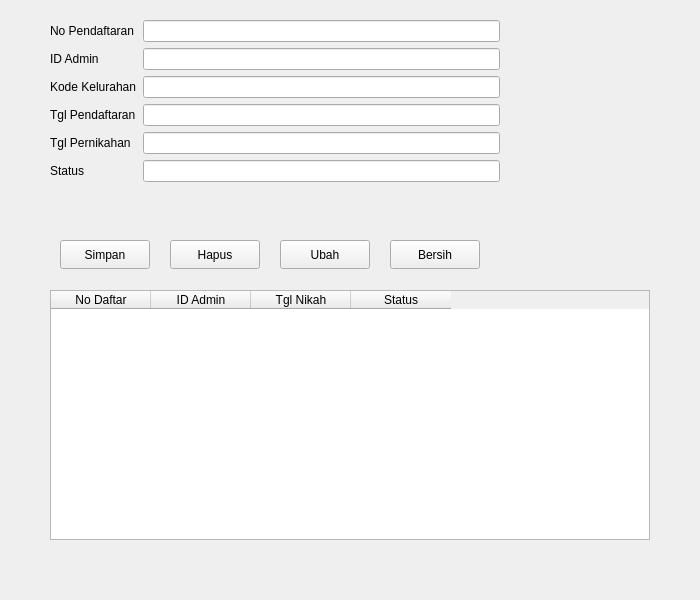
<?xml version="1.0" encoding="UTF-8"?>
<ui version="4.0">
 <class>FormDaftar</class>
 <widget class="QWidget" name="FormDaftar">
  <property name="geometry"> <rect> <x>0</x> <y>0</y> <width>700</width> <height>600</height> </rect> </property>
  <property name="windowTitle"> <string>Form Pendaftaran</string> </property>
  <widget class="QWidget" name="formLayoutWidget">
   <property name="geometry"> <rect> <x>50</x> <y>20</y> <width>450</width> <height>200</height> </rect> </property>
   <layout class="QFormLayout" name="formLayout">
    <item row="0" column="0"><widget class="QLabel" name="l1"><property name="text"><string>No Pendaftaran</string></property></widget></item>
    <item row="0" column="1"><widget class="QLineEdit" name="editNoDaftar"/></item>
    <item row="1" column="0"><widget class="QLabel" name="l2"><property name="text"><string>ID Admin</string></property></widget></item>
    <item row="1" column="1"><widget class="QLineEdit" name="editIDAdmin"/></item>
    <item row="2" column="0"><widget class="QLabel" name="l3"><property name="text"><string>Kode Kelurahan</string></property></widget></item>
    <item row="2" column="1"><widget class="QLineEdit" name="editKodeKel"/></item>
    <item row="3" column="0"><widget class="QLabel" name="l4"><property name="text"><string>Tgl Pendaftaran</string></property></widget></item>
    <item row="3" column="1"><widget class="QLineEdit" name="editTglDaftar"/></item>
    <item row="4" column="0"><widget class="QLabel" name="l5"><property name="text"><string>Tgl Pernikahan</string></property></widget></item>
    <item row="4" column="1"><widget class="QLineEdit" name="editTglNikah"/></item>
    <item row="5" column="0"><widget class="QLabel" name="l6"><property name="text"><string>Status</string></property></widget></item>
    <item row="5" column="1"><widget class="QLineEdit" name="editStatus"/></item>
   </layout>
  </widget>
  <widget class="QPushButton" name="btnSimpan"> <property name="geometry"> <rect> <x>60</x> <y>240</y> <width>90</width> <height>29</height> </rect> </property> <property name="text"> <string>Simpan</string> </property> </widget>
  <widget class="QPushButton" name="btnHapus"> <property name="geometry"> <rect> <x>170</x> <y>240</y> <width>90</width> <height>29</height> </rect> </property> <property name="text"> <string>Hapus</string> </property> </widget>
  <widget class="QPushButton" name="btnUbah"> <property name="geometry"> <rect> <x>280</x> <y>240</y> <width>90</width> <height>29</height> </rect> </property> <property name="text"> <string>Ubah</string> </property> </widget>
  <widget class="QPushButton" name="btnBersih"> <property name="geometry"> <rect> <x>390</x> <y>240</y> <width>90</width> <height>29</height> </rect> </property> <property name="text"> <string>Bersih</string> </property> </widget>
  <widget class="QTableWidget" name="tabelDaftar">
   <property name="geometry"> <rect> <x>50</x> <y>290</y> <width>600</width> <height>250</height> </rect> </property>
   <column><property name="text"><string>No Daftar</string></property></column>
   <column><property name="text"><string>ID Admin</string></property></column>
   <column><property name="text"><string>Tgl Nikah</string></property></column>
   <column><property name="text"><string>Status</string></property></column>
  </widget>
 </widget>
 <resources/> <connections/>
</ui>
